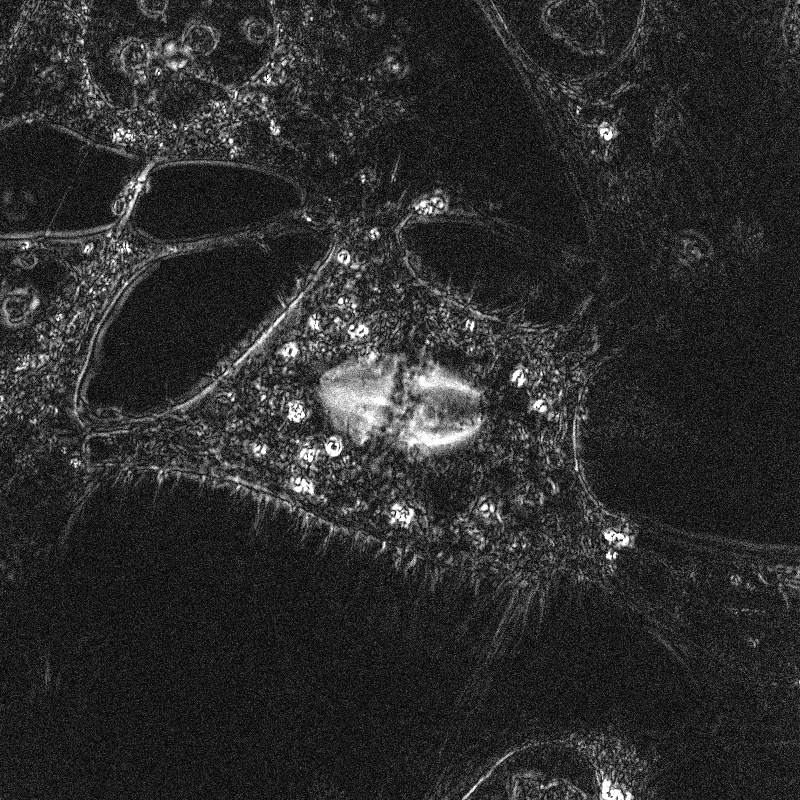
#> input picture final_files/2d_data/u2/retardance.tif, 800 x 800 px
$ python ellipse_visualization.py
#> lines starting #> are read from the running program, lines starting #| are printed output that depends on the picture
# Parameters
alpha = 2
dataset = 'u2'
pos_folder = 'results/'
positions_file = 'fp_u2_alpha_2_numpoints_40000_drag_5.0.npy'
import cv2
from matplotlib.patches import Ellipse
import matplotlib.pyplot as plt
import matplotlib.colors as colors
import matplotlib.cm as cmx
import numpy as np
from skimage.transform import rescale

anisotropy = cv2.imread('2d_data/' + dataset + '/retardance.tif', -1).astype('float32')
#> anisotropy: shape (800, 800) float32; min 13, max 65535, mean 11360.7
orientation = cv2.imread('2d_data/' + dataset + '/azimuth.tif', -1).astype('float32')
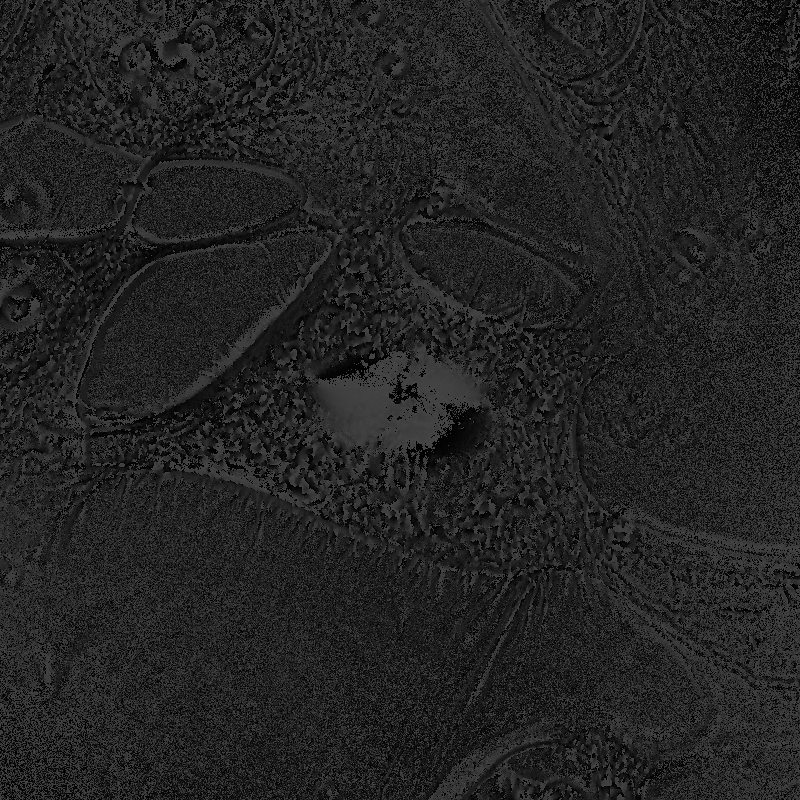
#> input picture final_files/2d_data/u2/azimuth.tif, 800 x 800 px
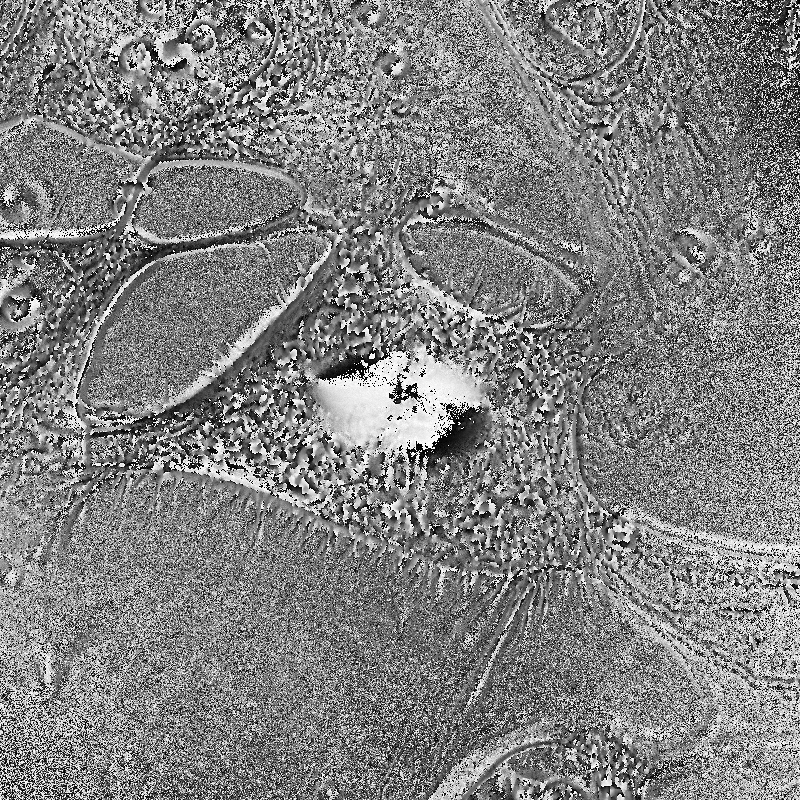
#> orientation: shape (800, 800) float32; min 0, max 17999, mean 9135.1; drawn with min black and max white

if dataset == 'kaza':
    orientation = orientation / 18000*np.pi
    anisotropy = anisotropy / 10000

if dataset == 'u2':
    anisotropy = rescale(anisotropy, 0.5, anti_aliasing=True)
#> anisotropy: shape (400, 400) float32
    orientation = rescale(orientation, 0.5, anti_aliasing=True)
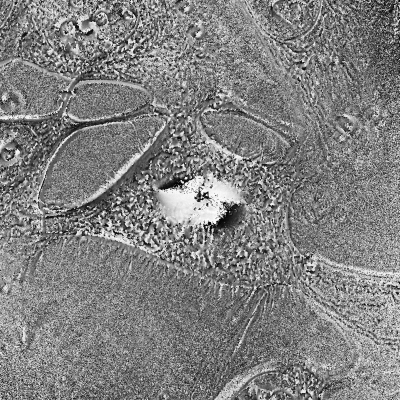
#> orientation: shape (400, 400) float32; min 318.6, max 17741.1, mean 9135.2; drawn with min black and max white
    anisotropy = anisotropy / 65535*10
    orientation = orientation / 18000*np.pi
    anisotropy = np.ones_like(anisotropy) + 1
    USmooth, VSmooth = anisotropy*np.cos(orientation), anisotropy*np.sin(orientation)
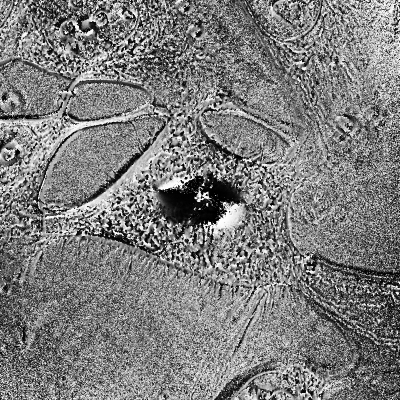
#> USmooth: shape (400, 400) float32; min -2, max 2, mean -0.0333; drawn with min black and max white
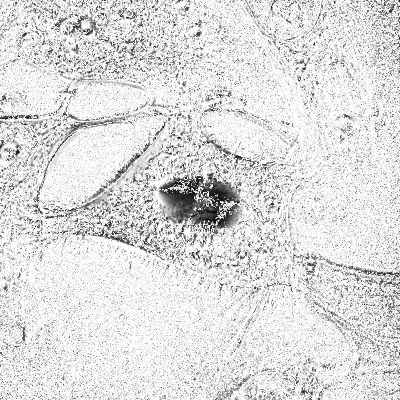
#> VSmooth: shape (400, 400) float32; min 0.0903, max 2, mean 1.75; drawn with min black and max white
    VSmooth = VSmooth*-1
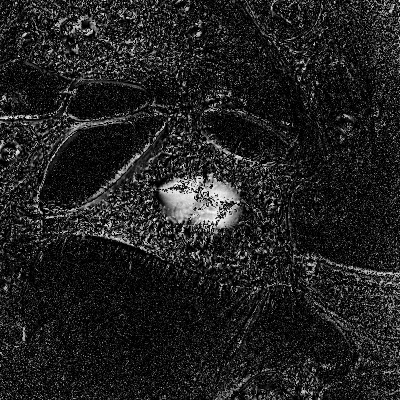
#> VSmooth: shape (400, 400) float32; min -2, max -0.0903, mean -1.75; drawn with min black and max white
    orientation = np.arctan2(VSmooth, USmooth)
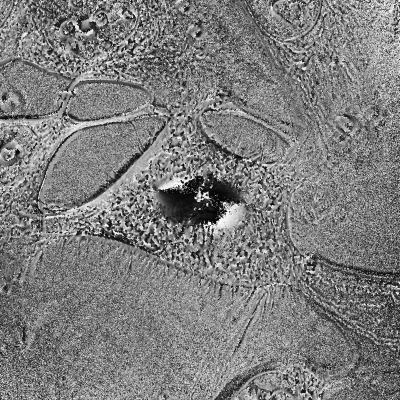
#> orientation: shape (400, 400) float32; min -3.1, max -0.0556, mean -1.59; drawn with min black and max white

#> (the run stopped early here; a loop or call above may not have finished)
